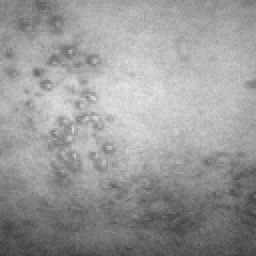
#> input picture Grayscaledatasets/synthetic/Shingels/SyntheticShingels_1114.png, 128 x 128 px, found by its file name (shown 2 times larger); its folder holds only this picture in this run
$ python LBP.py
#> lines starting #> are read from the running program, lines starting #| are printed output that depends on the picture
#> in process_image_dataset, image is the input picture: shape (128, 128); min 62, max 228, mean 154
import os
import numpy as np
import matplotlib.pyplot as plt
from skimage import io, color, filters
from skimage.exposure import rescale_intensity, equalize_hist

def local_binary_pattern(image, P=8, R=1, smooth=False, sigma=0.5):
    """
    Calculate the Local Binary Pattern (LBP) of an image with optional smoothing.

    Parameters:
    - image (ndarray): Input image, either RGB or grayscale.
    - P (int): Number of circularly symmetric neighbor set points (default 8).
    - R (float): Radius of circle (default 1).
    - smooth (bool): Whether to apply Gaussian smoothing before LBP computation (default False).
    - sigma (float): Standard deviation for Gaussian kernel if smoothing (default 0.5).

    Returns:
    - lbp_image (ndarray): The computed LBP image.
    """
#> called with P = 8, R = 1, smooth = False, sigma = 0.5

    # Convert the image to grayscale if it's RGB
    if image.ndim == 3 and image.shape[2] == 3:
        gray_image = color.rgb2gray(image)
    elif image.ndim == 2:
        gray_image = image
    else:
        raise ValueError("Input image should be either RGB or grayscale.")

    gray_image = (gray_image * 255).astype(np.uint8)
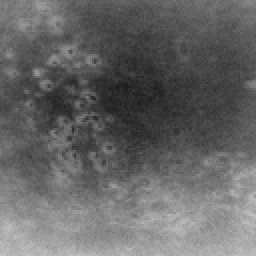
#> gray_image: shape (128, 128) (shown 2 times larger); min 28, max 194, mean 102

    # Apply optional Gaussian smoothing
    if smooth:
        gray_image = filters.gaussian(gray_image, sigma=sigma, mode='reflect') * 255
        gray_image = gray_image.astype(np.uint8)

    lbp_image = np.zeros_like(gray_image, dtype=np.uint8)
    padded_image = np.pad(gray_image, ((R, R), (R, R)), mode='reflect')

    for i in range(R, padded_image.shape[0] - R):
        for j in range(R, padded_image.shape[1] - R):
            center_value = padded_image[i, j]
            lbp_value = 0
            for k in range(P):
                theta = 2 * np.pi * k / P
                dx = round(R * np.cos(theta))
                dy = round(R * np.sin(theta))
                neighbor_value = padded_image[i + dy, j + dx]
                lbp_value |= (neighbor_value > center_value) << k
            lbp_image[i-R, j-R] = lbp_value
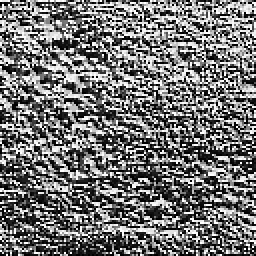
#> lbp_image: shape (128, 128) (shown 2 times larger); min 0, max 255, mean 115.5

    return lbp_image

def process_image_dataset(input_dir, output_dir, P=8, R=1, smooth=False, sigma=0.5):
    """Process a directory of images and save LBP results to another directory."""
    if not os.path.exists(output_dir):
        os.makedirs(output_dir)

    for filename in os.listdir(input_dir):
        if filename.lower().endswith(('.png', '.jpg', '.jpeg', '.bmp')):
            image_path = os.path.join(input_dir, filename)
            image = io.imread(image_path)
            lbp_result = local_binary_pattern(image, P, R, smooth, sigma)

            # Normalize the LBP image to improve visibility
            lbp_result_normalized = rescale_intensity(lbp_result, in_range='image', out_range=(0, 255)).astype(np.uint8)

            # Apply histogram equalization for better contrast
            lbp_result_enhanced = equalize_hist(lbp_result_normalized) * 255
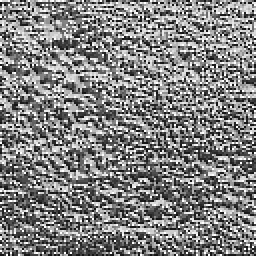
#> lbp_result_enhanced: shape (128, 128) float64 (shown 2 times larger); min 21.01, max 255, mean 129.7
            lbp_result_enhanced = lbp_result_enhanced.astype(np.uint8)

            # Save the normalized and enhanced LBP image at a higher resolution if needed
            lbp_image_path = os.path.join(output_dir, f'lbp_{filename}')
            plt.imsave(lbp_image_path, lbp_result_enhanced, cmap='gray', dpi=300)
            print(f'Saved enhanced LBP image to: {lbp_image_path}')

# Example usage
input_directory = r"C:\Users\Jodelyn Eltagunde\OneDrive - DEPED NCR-1\Documents\GitHub\ThesisPrototype\Grayscaledatasets\synthetic\Shingels"  # Replace with your input directory
output_directory = r"C:\Users\Jodelyn Eltagunde\OneDrive - DEPED NCR-1\Documents\GitHub\ThesisPrototype\DatasetswithLBP\OriginalDatasetswithLBP\synthetic\Shingels"  # Replace with your output directory
process_image_dataset(input_directory, output_directory, smooth=False)  # Disable smoothing for clarity

$ run again, on Grayscaledatasets/synthetic/Shingels/SyntheticShingels_411.png
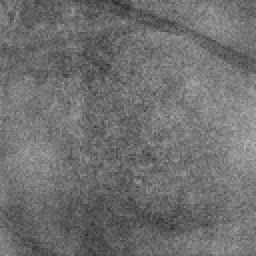
#> input picture Grayscaledatasets/synthetic/Shingels/SyntheticShingels_411.png, 128 x 128 px, found by its file name (shown 2 times larger)
#> in process_image_dataset, image is the input picture: shape (128, 128); min 43, max 181, mean 111.3
#> after the loop in local_binary_pattern, `for i in range(R, padded_image.shape[0] - R):`:
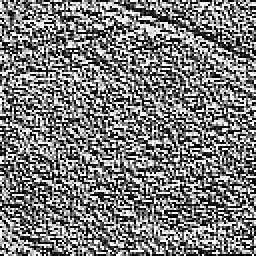
#> lbp_image: shape (128, 128) (shown 2 times larger); min 0, max 255, mean 123.2
#> in process_image_dataset, `lbp_result_enhanced = equalize_hist(lbp_result_normalized) * 255`:
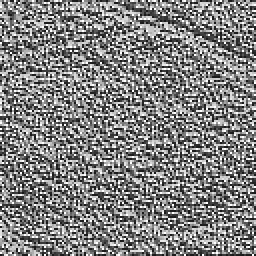
#> lbp_result_enhanced: shape (128, 128) float64 (shown 2 times larger); min 26.57, max 255, mean 130.5

$ run again, on Grayscaledatasets/synthetic/Shingels/SyntheticShingels_420.png
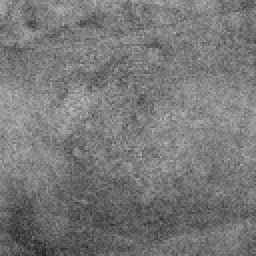
#> input picture Grayscaledatasets/synthetic/Shingels/SyntheticShingels_420.png, 128 x 128 px, found by its file name (shown 2 times larger)
#> in process_image_dataset, image is the input picture: shape (128, 128); min 37, max 188, mean 120.1
#> after the loop in local_binary_pattern, `for i in range(R, padded_image.shape[0] - R):`:
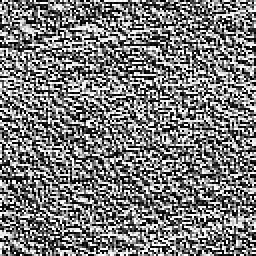
#> lbp_image: shape (128, 128) (shown 2 times larger); min 0, max 255, mean 122.7
#> in process_image_dataset, `lbp_result_enhanced = equalize_hist(lbp_result_normalized) * 255`:
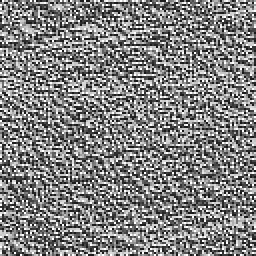
#> lbp_result_enhanced: shape (128, 128) float64 (shown 2 times larger); min 25.28, max 255, mean 130.3

$ run again, on Grayscaledatasets/synthetic/Shingels/SyntheticShingels_453.png
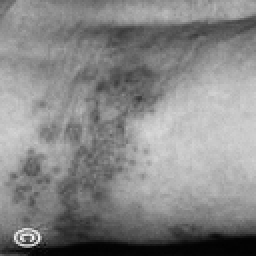
#> input picture Grayscaledatasets/synthetic/Shingels/SyntheticShingels_453.png, 128 x 128 px, found by its file name (shown 2 times larger)
#> in process_image_dataset, image is the input picture: shape (128, 128); min 1, max 248, mean 134.2
#> after the loop in local_binary_pattern, `for i in range(R, padded_image.shape[0] - R):`:
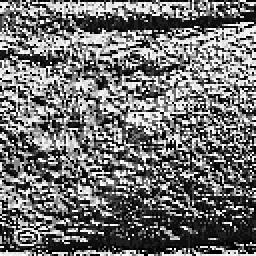
#> lbp_image: shape (128, 128) (shown 2 times larger); min 0, max 255, mean 112.9
#> in process_image_dataset, `lbp_result_enhanced = equalize_hist(lbp_result_normalized) * 255`:
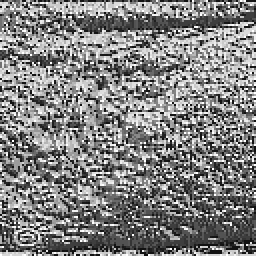
#> lbp_result_enhanced: shape (128, 128) float64 (shown 2 times larger); min 18.15, max 255, mean 129.6

$ run again, on Grayscaledatasets/synthetic/Shingels/SyntheticShingels_145.png
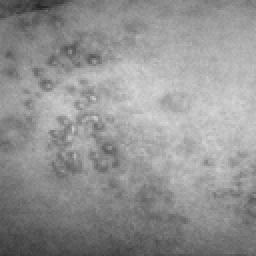
#> input picture Grayscaledatasets/synthetic/Shingels/SyntheticShingels_145.png, 128 x 128 px, found by its file name (shown 2 times larger)
#> in process_image_dataset, image is the input picture: shape (128, 128); min 37, max 213, mean 146.6
#> after the loop in local_binary_pattern, `for i in range(R, padded_image.shape[0] - R):`:
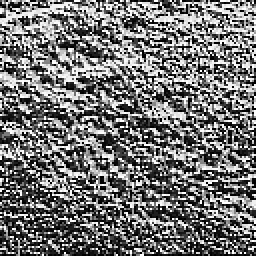
#> lbp_image: shape (128, 128) (shown 2 times larger); min 0, max 255, mean 115.1
#> in process_image_dataset, `lbp_result_enhanced = equalize_hist(lbp_result_normalized) * 255`:
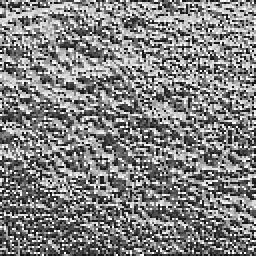
#> lbp_result_enhanced: shape (128, 128) float64 (shown 2 times larger); min 20.42, max 255, mean 129.6
